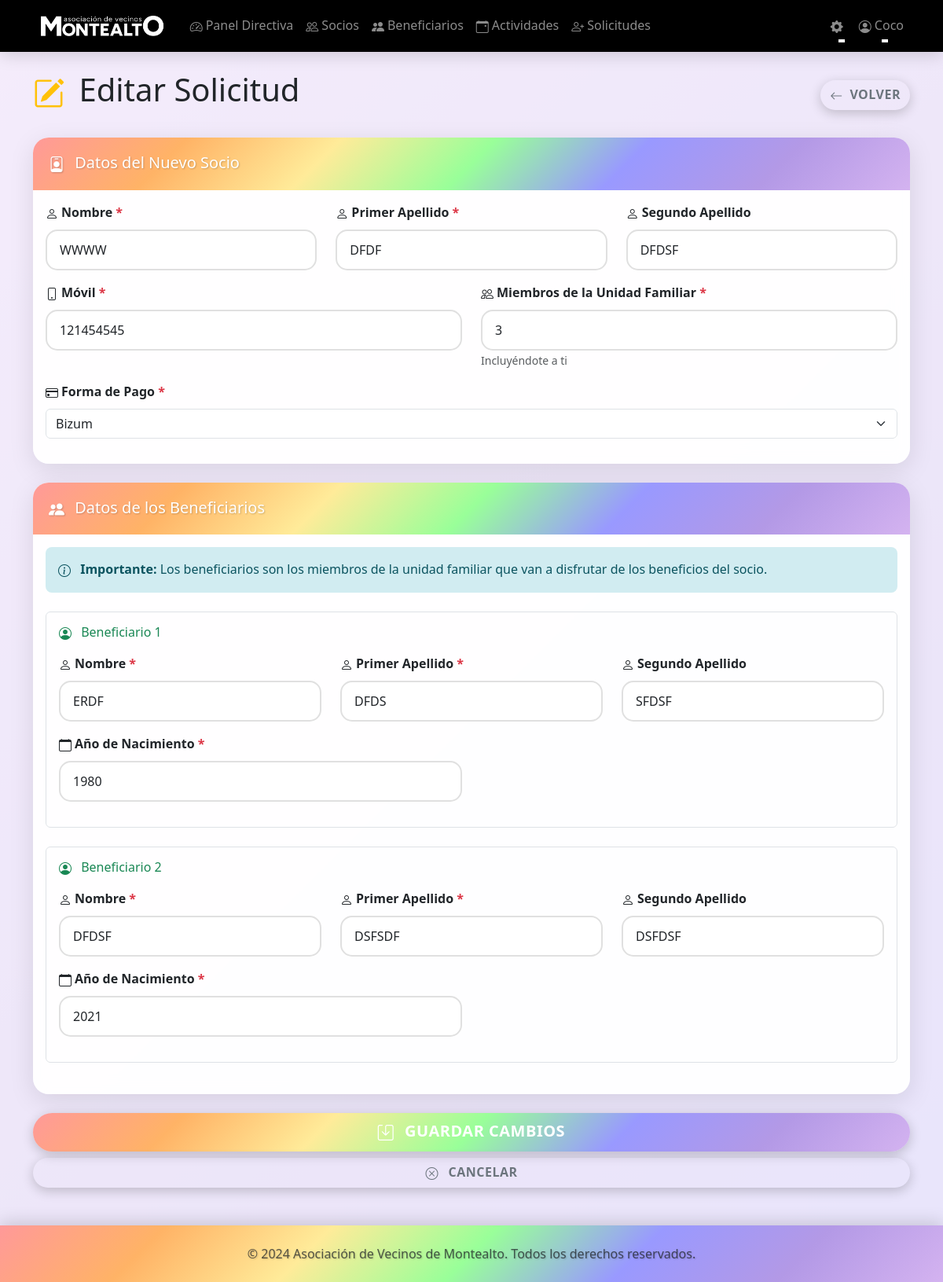
Page /admin/solicitudes-socios/4/editar (signed in) on the committed database.
### models.py (models this page shows, shortened)
class User(UserMixin, db.Model):
    __tablename__ = 'users'
    id = db.Column(db.Integer, primary_key=True)
    nombre = db.Column(db.String(100), nullable=False)
    nombre_usuario = db.Column(db.String(120), unique=True, nullable=False)
    password_hash = db.Column(db.String(255), nullable=False)
    password_plain = db.Column(db.String(255), nullable=True)  # Contraseña en texto plano (solo para mostrar a admin)
    rol = db.Column(db.String(20), nullable=False)  # 'directiva' o 'socio'
    fecha_alta = db.Column(db.DateTime, nullable=False, default=datetime.utcnow)
    fecha_validez = db.Column(db.DateTime, nullable=False)
    ano_nacimiento = db.Column(db.Integer, nullable=True)  # Año de nacimiento para verificar edad en actividades
    fecha_nacimiento = db.Column(db.Date, nullable=True)  # Fecha completa de nacimiento
    numero_socio = db.Column(db.String(10), unique=True, nullable=True)  # Número de socio (0001, 0002, etc.)
    calle = db.Column(db.String(200), nullable=True)
    numero = db.Column(db.String(20), nullable=True)
    piso = db.Column(db.String(20), nullable=True)  # Opcional
    poblacion = db.Column(db.String(100), nullable=True)
    inscripciones = db.relationship('Inscripcion', backref='usuario', lazy=True, cascade='all, delete-orphan')
    def is_directiva(self):
        return self.rol == 'directiva'

class SolicitudSocio(db.Model):
    __tablename__ = 'solicitudes_socio'
    id = db.Column(db.Integer, primary_key=True)
    nombre = db.Column(db.String(100), nullable=False)
    primer_apellido = db.Column(db.String(100), nullable=False)
    segundo_apellido = db.Column(db.String(100), nullable=True)
    movil = db.Column(db.String(20), nullable=False)
    fecha_nacimiento = db.Column(db.Date, nullable=True)  # Fecha de nacimiento del socio
    miembros_unidad_familiar = db.Column(db.Integer, nullable=False)
    forma_de_pago = db.Column(db.String(20), nullable=False)  # 'bizum', 'transferencia', 'contado'
    estado = db.Column(db.String(20), nullable=False, default='por_confirmar')  # 'por_confirmar', 'activa', 'rechazada'
    fecha_solicitud = db.Column(db.DateTime, nullable=False, default=datetime.utcnow)
    fecha_confirmacion = db.Column(db.DateTime, nullable=True)
    password_solicitud = db.Column(db.String(255), nullable=True)  # Contraseña temporal hasta confirmación
    token = db.Column(db.String(64), nullable=True, unique=True, index=True)  # Token único para acceso seguro a la confirmación
    calle = db.Column(db.String(200), nullable=False)
    numero = db.Column(db.String(20), nullable=False)
    piso = db.Column(db.String(20), nullable=True)  # Opcional
    poblacion = db.Column(db.String(100), nullable=False)
    beneficiarios = db.relationship('BeneficiarioSolicitud', backref='solicitud', lazy=True, cascade='all, delete-orphan')

class BeneficiarioSolicitud(db.Model):
    __tablename__ = 'beneficiarios_solicitud'
    id = db.Column(db.Integer, primary_key=True)
    solicitud_id = db.Column(db.Integer, db.ForeignKey('solicitudes_socio.id'), nullable=False)
    nombre = db.Column(db.String(100), nullable=False)
    primer_apellido = db.Column(db.String(100), nullable=False)
    segundo_apellido = db.Column(db.String(100), nullable=True)
    ano_nacimiento = db.Column(db.Integer, nullable=False)

### blueprints/admin.py (the view, shortened to what this page needs)
@admin_bp.route('/solicitudes-socios/<int:solicitud_id>/editar', methods=['GET', 'POST'])
@login_required
@directiva_required
def editar_solicitud(solicitud_id):
    print(f"\n[DEBUG] ===== editar_solicitud LLAMADA =====")
    print(f"[DEBUG] Método HTTP: {request.method}")
    print(f"[DEBUG] Solicitud ID: {solicitud_id}")
    print(f"[DEBUG] URL: {request.url}")
    solicitud = SolicitudSocio.query.get_or_404(solicitud_id)
    if solicitud.estado != 'por_confirmar':
        print(f"[DEBUG] ERROR: Estado no es 'por_confirmar', es '{solicitud.estado}'")
        flash('Solo se pueden editar solicitudes pendientes de confirmación.', 'error')
        return redirect(url_for('admin.ver_solicitud', solicitud_id=solicitud_id))
    beneficiarios = BeneficiarioSolicitud.query.filter_by(solicitud_id=solicitud_id).order_by(BeneficiarioSolicitud.id).all()
    from datetime import datetime as dt
    print(f"[DEBUG] Renderizando template GET (formulario de edición)")
    print(f"[DEBUG] ===== FIN editar_solicitud (GET) =====\n")
    return render_template('admin/editar_solicitud.html', solicitud=solicitud, beneficiarios=beneficiarios, datetime=dt)

### templates/admin/editar_solicitud.html (shortened to what this page needs)
{% extends "base.html" %}
{% block content %}
<div class="d-flex justify-content-between align-items-center mb-4">
    <h1>
        <i class="bi bi-pencil-square me-2 text-warning"></i>
        Editar Solicitud
    </h1>
    <a href="{{ url_for('admin.ver_solicitud', solicitud_id=solicitud.id) }}" class="btn btn-outline-secondary">
        <i class="bi bi-arrow-left me-1"></i>
        Volver
    </a>
</div>
<form method="POST" id="formEditarSolicitud">
    <div class="card mb-4 border-primary">
        <div class="card-header bg-primary text-white">
            <h5 class="mb-0">
                <i class="bi bi-person-badge me-2"></i>
                Datos del Nuevo Socio
            </h5>
        </div>
        <div class="card-body">
            <div class="row">
                <div class="col-md-4 mb-3">
                    <label for="nombre" class="form-label fw-bold">
                        <i class="bi bi-person me-1"></i>Nombre <span class="text-danger">*</span>
                    </label>
                    <input type="text" class="form-control" id="nombre" name="nombre"
                           value="{{ solicitud.nombre }}" required pattern="[A-Za-zÁÉÍÓÚáéíóúÑñ\s]+"
                           title="Solo letras y espacios">
                </div>
                <div class="col-md-4 mb-3">
                    <label for="primer_apellido" class="form-label fw-bold">
                        <i class="bi bi-person me-1"></i>Primer Apellido <span class="text-danger">*</span>
                    </label>
                    <input type="text" class="form-control" id="primer_apellido" name="primer_apellido"
                           value="{{ solicitud.primer_apellido }}" required pattern="[A-Za-zÁÉÍÓÚáéíóúÑñ\s]+"
                           title="Solo letras y espacios">
                </div>
                <div class="col-md-4 mb-3">
                    <label for="segundo_apellido" class="form-label fw-bold">
                        <i class="bi bi-person me-1"></i>Segundo Apellido
                    </label>
                    <input type="text" class="form-control" id="segundo_apellido" name="segundo_apellido"
                           value="{{ solicitud.segundo_apellido or '' }}" pattern="[A-Za-zÁÉÍÓÚáéíóúÑñ\s]+"
                           title="Solo letras y espacios">
                </div>
            </div>
            <div class="row">
                <div class="col-md-6 mb-3">
                    <label for="movil" class="form-label fw-bold">
                        <i class="bi bi-phone me-1"></i>Móvil <span class="text-danger">*</span>
                    </label>
                    <input type="tel" class="form-control" id="movil" name="movil"
                           value="{{ solicitud.movil }}" required pattern="[0-9]{9}" maxlength="9"
                           title="9 dígitos numéricos" placeholder="123456789">
                </div>
                <div class="col-md-6 mb-3">
                    <label for="miembros_unidad_familiar" class="form-label fw-bold">
                        <i class="bi bi-people me-1"></i>Miembros de la Unidad Familiar <span class="text-danger">*</span>
                    </label>
                    <input type="number" class="form-control" id="miembros_unidad_familiar"
                           name="miembros_unidad_familiar" value="{{ solicitud.miembros_unidad_familiar }}"
                           required min="1" title="Número positivo" onchange="actualizarBeneficiarios()">
                    <small class="text-muted">Incluyéndote a ti</small>
                </div>
            </div>
            <div class="mb-3">
                <label for="forma_de_pago" class="form-label fw-bold">
                    <i class="bi bi-credit-card me-1"></i>Forma de Pago <span class="text-danger">*</span>
                </label>
                <select class="form-select" id="forma_de_pago" name="forma_de_pago" required>
                    <option value="bizum" {% if solicitud.forma_de_pago == 'bizum' %}selected{% endif %}>Bizum</option>
                </select>
            </div>
        </div>
    </div>
    <div id="beneficiarios-container" class="card mb-4 border-success">
        <div class="card-header bg-success text-white">
            <h5 class="mb-0">
                <i class="bi bi-people-fill me-2"></i>
                Datos de los Beneficiarios
            </h5>
        </div>
        <div class="card-body" id="beneficiarios-body">
            <div class="alert alert-info mb-4" role="alert">
                <i class="bi bi-info-circle me-2"></i>
                <strong>Importante:</strong> Los beneficiarios son los miembros de la unidad familiar que van a disfrutar de los beneficios del socio.
            </div>
            {% for beneficiario in beneficiarios %}
            <div class="beneficiario-item mb-4 p-3 border rounded" data-index="{{ loop.index }}">
                <h6 class="mb-3 text-success">
                    <i class="bi bi-person-circle me-2"></i>
                    Beneficiario {{ loop.index }}
                </h6>
                <div class="row">
                    <div class="col-md-4 mb-3">
                        <label class="form-label fw-bold">
                            <i class="bi bi-person me-1"></i>Nombre <span class="text-danger">*</span>
                        </label>
                        <input type="text" class="form-control beneficiario-nombre"
                               name="beneficiario_nombre_{{ loop.index }}"
                               value="{{ beneficiario.nombre }}" required pattern="[A-Za-zÁÉÍÓÚáéíóúÑñ\s]+"
                               title="Solo letras y espacios">
                    </div>
                    <div class="col-md-4 mb-3">
                        <label class="form-label fw-bold">
                            <i class="bi bi-person me-1"></i>Primer Apellido <span class="text-danger">*</span>
                        </label>
                        <input type="text" class="form-control beneficiario-primer-apellido"
                               name="beneficiario_primer_apellido_{{ loop.index }}"
                               value="{{ beneficiario.primer_apellido }}" required pattern="[A-Za-zÁÉÍÓÚáéíóúÑñ\s]+"
                               title="Solo letras y espacios">
                    </div>
                    <div class="col-md-4 mb-3">
                        <label class="form-label fw-bold">
                            <i class="bi bi-person me-1"></i>Segundo Apellido
                        </label>
                        <input type="text" class="form-control beneficiario-segundo-apellido"
                               name="beneficiario_segundo_apellido_{{ loop.index }}"
                               value="{{ beneficiario.segundo_apellido or '' }}" pattern="[A-Za-zÁÉÍÓÚáéíóúÑñ\s]+"
                               title="Solo letras y espacios">
                    </div>
                </div>
                <div class="row">
                    <div class="col-md-6 mb-3">
                        <label class="form-label fw-bold">
                            <i class="bi bi-calendar me-1"></i>Año de Nacimiento <span class="text-danger">*</span>
                        </label>
                        <input type="number" class="form-control beneficiario-ano"
                               name="beneficiario_ano_{{ loop.index }}"
                               value="{{ beneficiario.ano_nacimiento }}" required min="1900"
                               max="{{ datetime.now().year }}" title="Año válido">
                    </div>
                </div>
            </div>
            {% endfor %}
        </div>
    </div>
    <div class="d-grid gap-2">
        <button type="submit" class="btn btn-primary btn-lg" id="btnGuardar" data-no-loading>
            <i class="bi bi-save me-2"></i>
            Guardar Cambios
        </button>
        <a href="{{ url_for('admin.ver_solicitud', solicitud_id=solicitud.id) }}" class="btn btn-outline-secondary">
            <i class="bi bi-x-circle me-2"></i>
            Cancelar
        </a>
    </div>
</form>
{% endblock %}

### templates/base.html (shortened to what this page needs)
<!DOCTYPE html>
<html lang="es">
<head>
    <link href="https://cdn.jsdelivr.net/npm/bootstrap@5.3.0/dist/css/bootstrap.min.css" rel="stylesheet">
    <link rel="stylesheet" href="https://cdn.jsdelivr.net/npm/bootstrap-icons@1.10.0/font/bootstrap-icons.css">
    <link rel="stylesheet" href="{{ url_for('static', filename='css/style.css') }}">
</head>
<body>
    <nav class="navbar navbar-expand-lg navbar-dark">
        <div class="container">
            <a class="navbar-brand" href="{{ url_for('index') }}">
                <img src="{{ url_for('static', filename='logo.jpg') }}" alt="AV Montealto" style="height: 40px; width: auto;">
            </a>
            <div class="collapse navbar-collapse" id="navbarNav">
                {% if current_user.is_authenticated %}
                <ul class="navbar-nav me-auto">
                    {% if current_user.is_directiva() %}
                        <li class="nav-item">
                            <a class="nav-link" href="{{ url_for('admin.dashboard') }}">
                                <i class="bi bi-speedometer2 me-1"></i>Panel Directiva
                            </a>
                        </li>
                        <li class="nav-item">
                            <a class="nav-link" href="{{ url_for('admin.gestion_socios') }}">
                                <i class="bi bi-people me-1"></i>Socios
                            </a>
                        </li>
                        <li class="nav-item">
                            <a class="nav-link" href="{{ url_for('admin.gestion_beneficiarios') }}">
                                <i class="bi bi-people-fill me-1"></i>Beneficiarios
                            </a>
                        </li>
                        <li class="nav-item">
                            <a class="nav-link" href="{{ url_for('admin.gestion_actividades') }}">
                                <i class="bi bi-calendar-event me-1"></i>Actividades
                            </a>
                        </li>
                        <li class="nav-item">
                            <a class="nav-link" href="{{ url_for('admin.solicitudes_socios') }}">
                                <i class="bi bi-person-plus me-1"></i>Solicitudes
                            </a>
                        </li>
                    {% endif %}
                </ul>
                <ul class="navbar-nav">
                    {% if current_user.is_directiva() %}
                    <li class="nav-item dropdown">
                        <a class="nav-link dropdown-toggle" href="#" role="button" data-bs-toggle="dropdown">
                            <i class="bi bi-gear-fill me-1"></i>
                        </a>
                    </li>
                    {% endif %}
                    <li class="nav-item dropdown">
                        <a class="nav-link dropdown-toggle" href="#" role="button" data-bs-toggle="dropdown">
                            <i class="bi bi-person-circle me-1"></i>{{ current_user.nombre }}
                        </a>
                    </li>
                </ul>
                {% endif %}
            </div>
        </div>
    </nav>
    <main class="container mt-4">
        {% block content %}{% endblock %}
    </main>
    <footer class="mt-5 py-4">
        <div class="container">
            <div class="row">
                <div class="col-12 text-center">
            <p class="text-muted mb-0">&copy; 2024 Asociación de Vecinos de Montealto. Todos los derechos reservados.</p>
                </div>
            </div>
        </div>
    </footer>
</body>
</html>

### rows in the picture
User: nombre "Coco"
SolicitudSocio: nombre "WWWW", primer_apellido "DFDF", segundo_apellido "DFDSF", movil "121454545", miembros_unidad_familiar "3", forma_de_pago "Bizum"
BeneficiarioSolicitud: beneficiario_nombre_1 "ERDF", primer_apellido "DFDS", segundo_apellido "SFDSF", ano_nacimiento "1980"
BeneficiarioSolicitud: nombre "DFDSF", primer_apellido "DSFSDF", segundo_apellido "DSFDSF", ano_nacimiento "2021"
